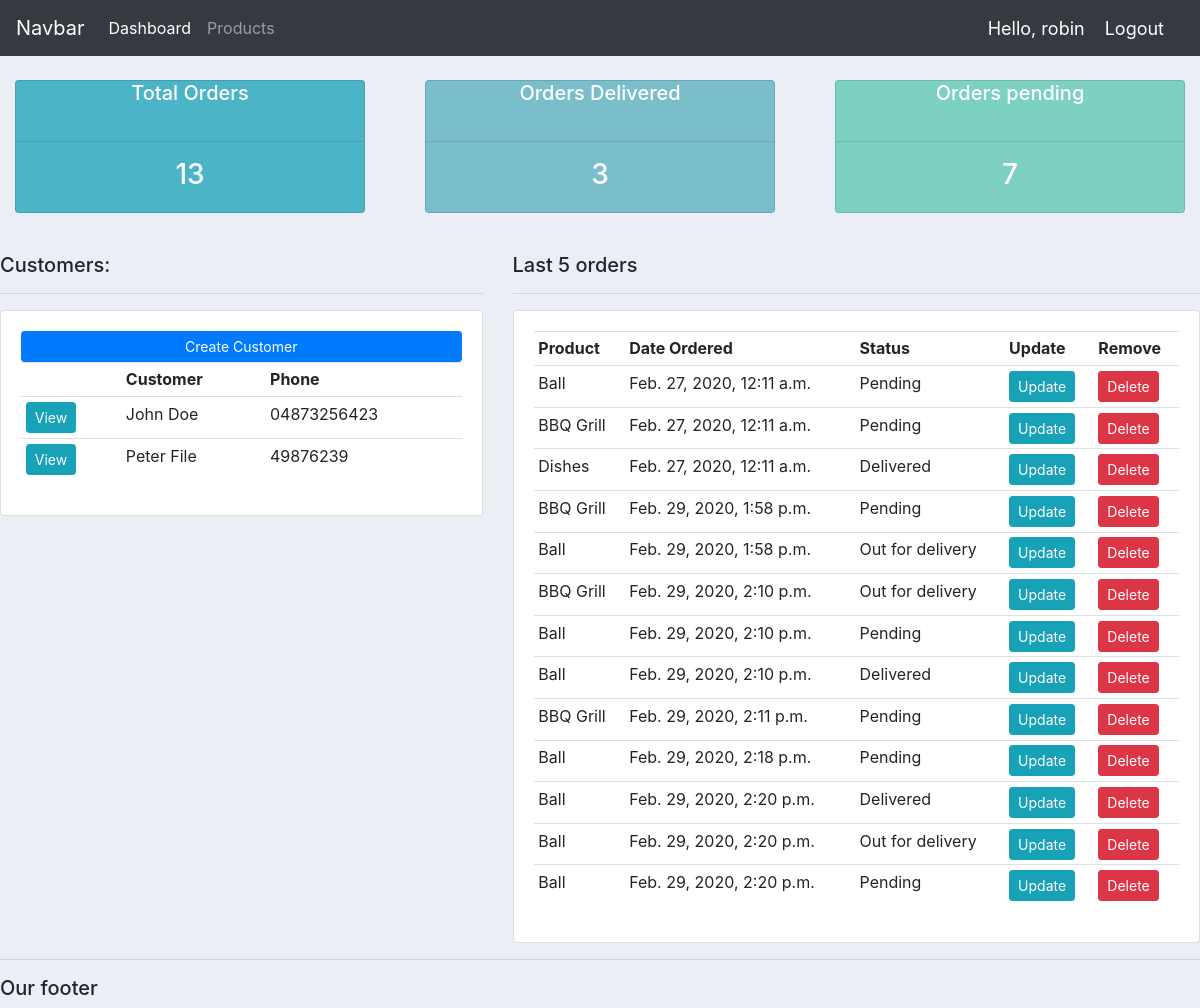
The app's page / (signed in), older data.
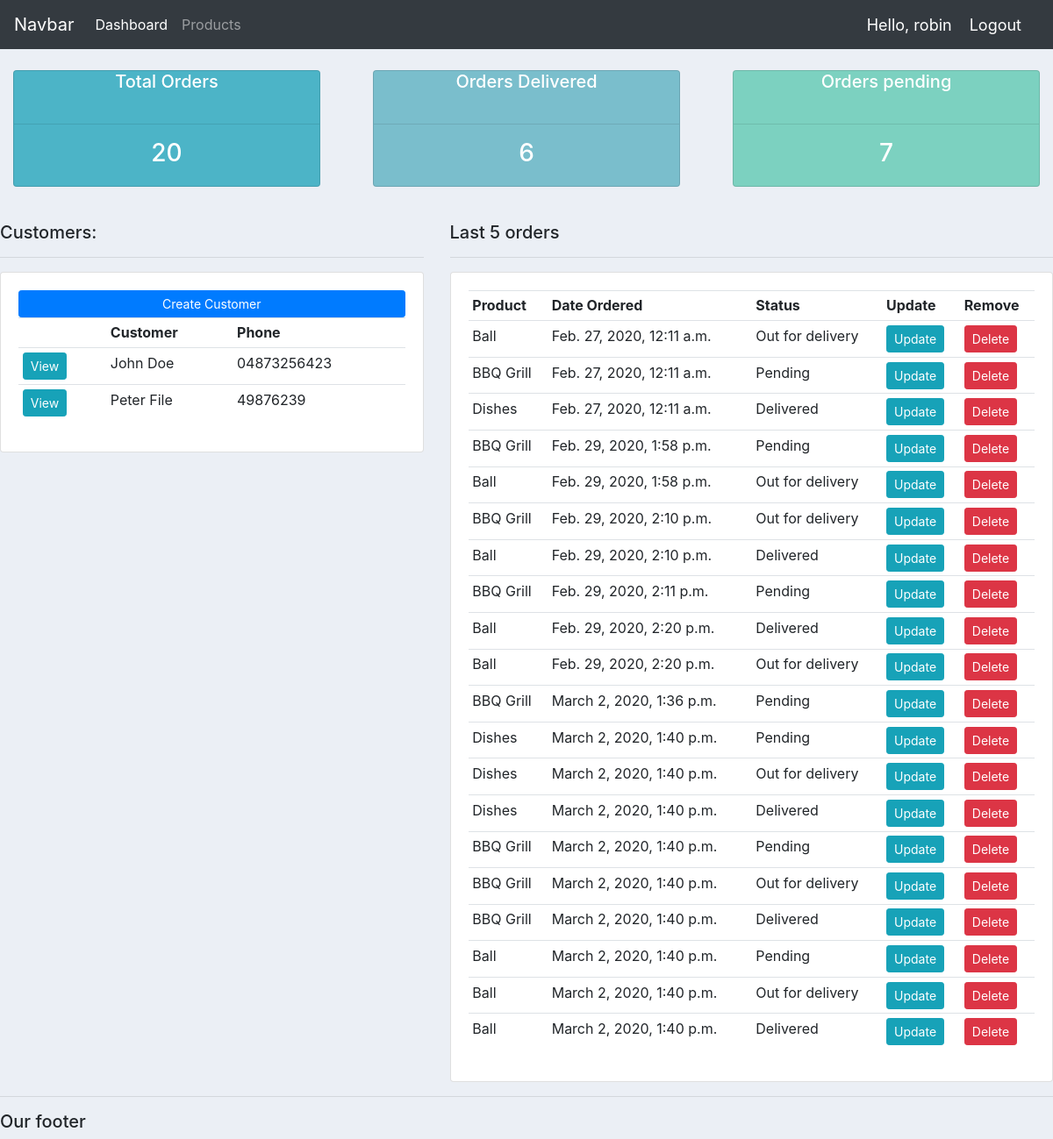
The same page, newer data.
### accounts/models.py (models this page shows, shortened)
class Customer(models.Model):
	name = models.CharField(max_length=200, null=True)
	phone = models.CharField(max_length=200, null=True)
	email = models.CharField(max_length=200, null=True)
	date_created = models.DateTimeField(auto_now_add=True)

class Order(models.Model):
	STATUS = (
			('Pending', 'Pending'),
			('Out for delivery ', 'Out for delivery'),
			('Delivered', 'Delivered'),
			)
	customer = models.ForeignKey(Customer, null=True, on_delete=models.SET_NULL)
	product = models.ForeignKey(Product, null=True, on_delete=models.SET_NULL)
	date_created = models.DateTimeField(auto_now_add=True)
	status = models.CharField(max_length=200, null=True, choices=STATUS)
	note = models.CharField(max_length=200, null=True)

class Product(models.Model):
	CATEGORY = (
			('Indoor', 'Indoor'),
			('Outdoor ', 'Outdoor'),
			)
	name = models.CharField(max_length=200, null=True)
	price = models.FloatField(null=True)
	category = models.CharField(max_length=200, null=True, choices=CATEGORY)
	description = models.CharField(max_length=200, null=True, blank=True)
	date_created = models.DateTimeField(auto_now_add=True)
	tags = models.ManyToManyField(Tag)
	def __str__(self):
		return self.name

### accounts/views.py (the view)
# urls.py: path('', views.home, name="home"),
@login_required(login_url='login')
def home(request):
	orders = Order.objects.all()
	customers = Customer.objects.all()
	total_customers = customers.count()
	total_orders = orders.count()
	delivered = orders.filter(status='Delivered').count()
	pending = orders.filter(status='Pending').count()
	context = {'orders':orders, 'customers':customers, 'total_orders':total_orders, 'delivered':delivered, 'pending':pending}
	return render(request, 'accounts/dashboard.html', context)

### accounts/templates/accounts/dashboard.html
{% extends 'accounts/main.html' %}
{% block content %}
{% include 'accounts/status.html' %}
<br>
<div class="row">
	<div class="col-md-5">
		<h5>Customers:</h5>
		<hr>
		<div class="card card-body">
			<a href="" class="btn btn-primary btn-sm btn-block">Create Customer</a>
			<table class="table table-sm">
				<tr>
					<th></th>
					<th>Customer</th>
					<th>Phone</th>
				</tr>
				{% for customer in customers %}
					<tr>
						<td><a class="btn btn-sm btn-info" href="{% url 'customer' customer.id %}">View</a></td>
						<td>{{customer.name}}</td>
						<td>{{customer.phone}}</td>
					</tr>
				{% endfor %}
			</table>
		</div>
	</div>
	<div class="col-md-7">
		<h5>Last 5 orders</h5>
		<hr>
		<div class="card card-body">
			<table class="table table-sm">
				<tr>
					<th>Product</th>
					<th>Date Ordered</th>
					<th>Status</th>
					<th>Update</th>
					<th>Remove</th>
				</tr>
				{% for order in orders %}
					<tr>
						<td>{{order.product}}</td>
						<td>{{order.date_created}}</td>
						<td>{{order.status}}</td>
						<td><a class="btn btn-sm btn-info" href="{% url 'update_order' order.id %}">Update</a></td>
						<td><a class="btn btn-sm btn-danger" href="{% url 'delete_order' order.id %}">Delete</a></td>
					</tr>
				{% endfor %}
			</table>
		</div>
	</div>
</div>
{% endblock %}

### accounts/templates/accounts/main.html (shortened to what this page needs)
<!DOCTYPE html>
<html>
<head>
	<link rel="stylesheet" href="https://maxcdn.bootstrapcdn.com/bootstrap/4.0.0/css/bootstrap.min.css">
</head>
<body>
	{% include 'accounts/navbar.html' %}
	{% block content %}
	{% endblock %}
	<hr>
	<h5>Our footer</h5>
</body>
</html>

### accounts/templates/accounts/navbar.html (shortened to what this page needs)
<nav class="navbar navbar-expand-lg navbar-dark bg-dark">
  <a class="navbar-brand" href="{% url 'home' %}">Navbar</a>
  <div class="collapse navbar-collapse" id="navbarNav">
    <ul class="navbar-nav">
      <li class="nav-item active">
        <a class="nav-link" href="{% url 'home' %}">Dashboard</a>
      </li>
      <li class="nav-item">
        <a class="nav-link" href="{% url 'products' %}">Products</a>
      </li>
    </ul>
  </div>
  <span class="hello-msg">Hello, {{request.user}} </span>
  <span><a class="hello-msg" href="{% url 'logout' %}">Logout</a></span>
</nav>

### accounts/templates/accounts/status.html
<br>
<div class="row">
	<div class="col">
		<div class="col-md">
			<div class="card text-center text-white mb-3" id="total-orders">
				<div class="card-title">
					<h5>Total Orders</h5>
				</div>
				<hr>
				<div class="card-title">
					<h3>{{total_orders}}</h3>
				</div>
			</div>
		</div>
	</div>
	<div class="col">
		<div class="col-md">
			<div class="card text-center text-white mb-3" id="orders-delivered">
				<div class="card-title">
					<h5>Orders Delivered</h5>
				</div>
				<hr>
				<div class="card-title">
					<h3>{{delivered}}</h3>
				</div>
			</div>
		</div>
	</div>
	<div class="col">
		<div class="col-md">
			<div class="card text-center text-white mb-3" id="orders-pending">
				<div class="card-title">
					<h5>Orders pending</h5>
				</div>
				<hr>
				<div class="card-title">
					<h3>{{pending}}</h3>
				</div>
			</div>
		</div>
	</div>
</div>

### accounts/templates/accounts/main.html (style rules this page uses)
body { background-color: #ebeff5; }
#total-orders { background-color: #4cb4c7; }
#orders-delivered { background-color: #7abecc; }
#orders-pending { background-color: #7cd1c0; }

### accounts/templates/accounts/navbar.html (style rules this page uses)
.hello-msg { font-size: 18px; color: #FFF; margin-right: 20px; }

Row changes from the older to the newer data that the page shows:
removed Order: product "Ball", date_created "Feb. 29, 2020, 2:10 p.m.", status "Pending"
removed Order: product "Ball", date_created "Feb. 29, 2020, 2:18 p.m.", status "Pending"
removed Order: product "Ball", date_created "Feb. 29, 2020, 2:20 p.m.", status "Pending"
changed Order (number 1 of 20 on the later page): status "Pending" → "Out for delivery"
added Order: product "BBQ Grill", date_created "March 2, 2020, 1:36 p.m.", status "Pending"
added Order: product "Dishes", date_created "March 2, 2020, 1:40 p.m.", status "Pending"
added Order: product "Dishes", date_created "March 2, 2020, 1:40 p.m.", status "Out for delivery"
added Order: product "Dishes", date_created "March 2, 2020, 1:40 p.m.", status "Delivered"
added Order: product "BBQ Grill", date_created "March 2, 2020, 1:40 p.m.", status "Pending"
added Order: product "BBQ Grill", date_created "March 2, 2020, 1:40 p.m.", status "Out for delivery"
added Order: product "BBQ Grill", date_created "March 2, 2020, 1:40 p.m.", status "Delivered"
added Order: product "Ball", date_created "March 2, 2020, 1:40 p.m.", status "Pending"
added Order: product "Ball", date_created "March 2, 2020, 1:40 p.m.", status "Out for delivery"
added Order: product "Ball", date_created "March 2, 2020, 1:40 p.m.", status "Delivered"
Text that changed along with them:
{{ total_orders }}: "13" → "20"
{{ delivered }}: "3" → "6"
